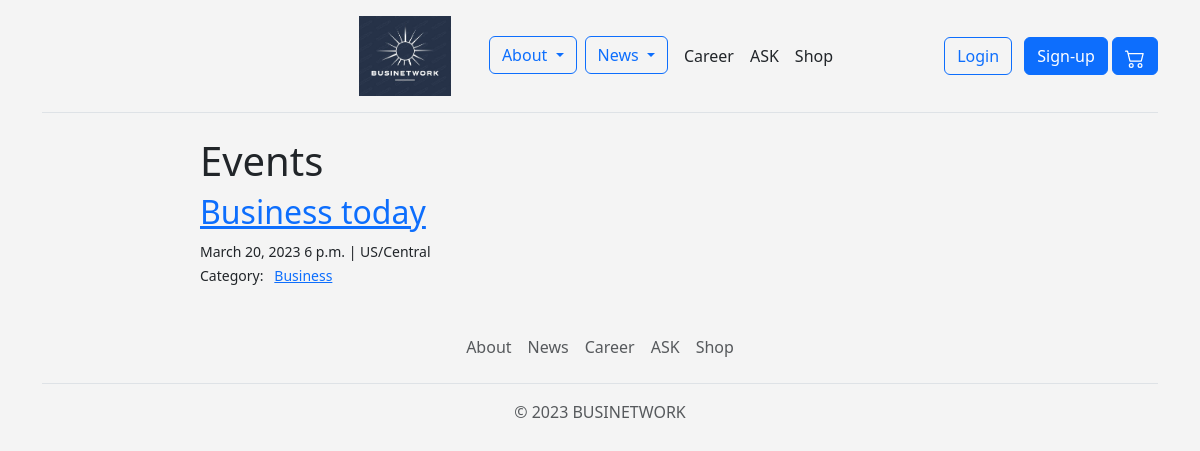
Screenshot of /news/events/ with the database file from the repository.
### news_final/models.py (models this page shows, shortened)
class Conference(models.Model):
    date = models.DateField()
    time = models.TimeField()
    place = models.CharField(max_length=30)
    categories = models.ManyToManyField('Category', related_name='conferences')
    topic = models.CharField(max_length=30)
    about = models.TextField()
    number_of_people = models.IntegerField()

class Category(models.Model):
    name = models.CharField(max_length=20)

### news_final/views.py (the view)
# urls.py: path('events/', views.news_events, name='events'),
def news_events(request):
    conferences = models.Conference.objects.all().order_by('-date')
    context = {
        'conferences': conferences
    }
    return render(request, 'news_events.html', context)

### templates/news_events.html (shortened to what this page needs)
{% extends "base.html" %}
{% block page_content %}
<div class="'col-md-8 offset-md-2">
    <h1>Events</h1>
    {% for conference in conferences %}
    <h2><a href="{% url 'events_more' conference.pk %}">{{ conference.topic }}</a></h2>
    <small>
        {{ conference.date }} {{ conference.time }} | {{ conference.place }}
        <br>
        Category: &nbsp;
        {% for category in conference.categories.all %}
        <a href="{% url 'events_category' category.name %}">{{ category.name }}</a>&nbsp;
        {% endfor %}
    </small>
    {% endfor %}
</div>
{% endblock %}

### rows the page displays
Conference: topic "Business today", date "March 20, 2023", time "6 p.m.", place "US/Central"
Category: name "Business"
